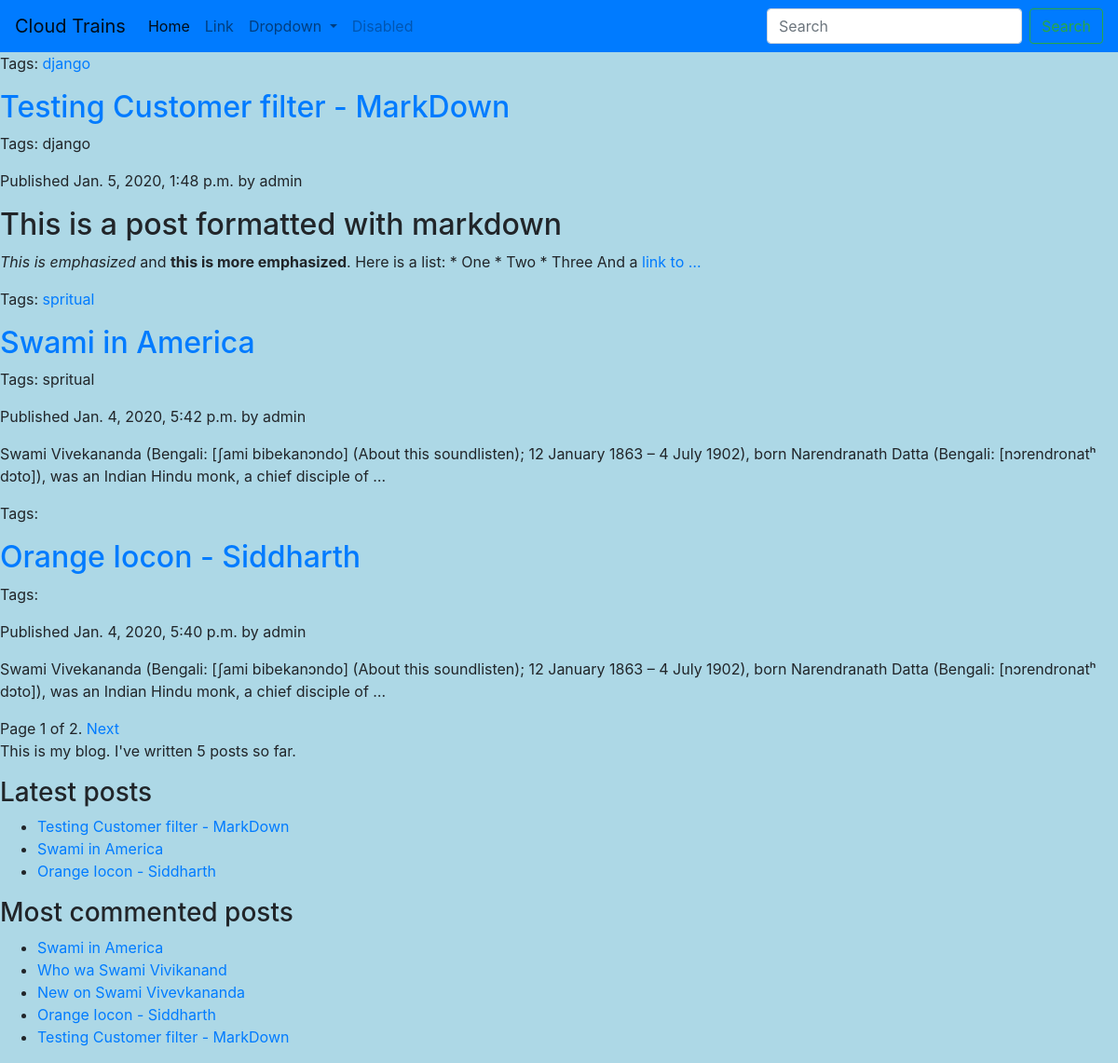
Screenshot of /blog/ with the database file from the repository.
### blog/models.py (models this page shows, shortened)
class Post(models.Model):
    tag = TaggableManager()
    objects = models.Manager()  # default Manager
    published = PublishedManager()  # Custom Manager
    def get_absolute_url(self):
        return reverse('blog:post_detail',
                       args=[self.publish.year,
                             self.publish.month,
                             self.publish.day,
                             self.slug])
    STATUS_CHOICES = (('draft', 'Draft'),
                      ('published', 'Published'),
                      )
    title = models.CharField(max_length=255)
    slug = models.SlugField(max_length=250, unique_for_date='publish')
    author = models.ForeignKey(User, on_delete=models.CASCADE,
                               related_name='blog_posts')
    body = models.TextField()
    publish = models.DateTimeField(default=timezone.now)
    created = models.DateTimeField(auto_now_add=True)
    updated = models.DateTimeField(auto_now=True)
    status = models.CharField(max_length=10,
                              choices=STATUS_CHOICES,
                              default='draft')
    deleted = models.BooleanField(default=False)
    delete_on = models.DateTimeField(null=True, blank=True)
    class Meta:
        ordering = ['-publish']
    def __str__(self):
        return self.title

### blog/views.py (the view)
# urls.py: path('', views.post_list, name='post_list'),
def post_list(request, tag_slug=None):
    posts = Post.published.all()
    tag = None
    if tag_slug:
        tag = get_object_or_404(Tag, slug=tag_slug)
        posts = posts.filter(tag__in=[tag])
    print(posts)
    paginator = Paginator(posts, 3)
    page = request.GET.get('page')
    try:
        posts = paginator.page(page)
    except PageNotAnInteger:
        posts = paginator.page(1)
    except EmptyPage:
        posts = paginator.page(paginator.num_pages)
    print('*' * 50)
    print(posts)
    return render(request, 'blog/post/list.html',
                  {'page': page,
                   'posts': posts,
                   'tag': tag})

### blog/models.py (called while the page is built)
    def get_queryset(self):
        return super(PublishedManager, self).get_queryset().filter(status='published')

### blog/templatetags/blog_tags.py (called while the page is built)
@register.simple_tag()
def total_posts():
    return Post.published.count()

@register.inclusion_tag('blog/post/latest_posts.html')
def show_latest_posts(count):
    latest_posts = Post.published.order_by('-publish')[:count]
    return {'latest_posts': latest_posts}

@register.simple_tag
def get_most_commented_posts(count=5):
    return Post.published.annotate(total_comments=Count('comments')).order_by('-total_comments')[:count]

@register.filter(name='markdown')
def markdown_format(text):
    return mark_safe(markdown.markdown(text))

### blog/templates/blog/post/list.html (shortened to what this page needs)
{% extends "blog/base.html" %}
{% load blog_tags %}
{% block content %}
    {% for post in posts %}
        <p class="tags">
            Tags:
            {% for tag in post.tag.all %}
                <a href="{% url "blog:post_list_by_tag" tag.slug %}">
                    {{ tag.name }}
                </a>
            {% endfor %}
        </p>
        <h2>
            <a href="{{ post.get_absolute_url }}">
                {{ post.title }}
            </a>
        </h2>
        <p class="tags">Tags: {{ post.tag.all|join:" ,"}}</p>
        <p class="date">
            Published {{ post.publish }} by {{ post.author }}
        </p>
        {{ post.body | markdown| truncatewords_html:30}}
    {% endfor %}
    {% include "pagination.html" with page=posts %}
{% endblock %}

### blog/templates/blog/base.html (shortened to what this page needs)
{% load static %}
{% load blog_tags %}
<!DOCTYPE html>
<html lang="en">
<head>
    <link href="https://stackpath.bootstrapcdn.com/bootstrap/4.4.1/css/bootstrap.min.css" rel="stylesheet">
    <link href="{% static 'css/blog.css' %}" rel=stylesheet>
</head>
<body>
<div id="navbar">
    <nav class="navbar navbar-expand-lg navbar-light bg-primary">
        <a class="navbar-brand" href="#">Cloud Trains</a>
        <div class="collapse navbar-collapse" id="navbarSupportedContent">
            <ul class="navbar-nav mr-auto">
                <li class="nav-item active">
                    <a class="nav-link" href="#">Home <span class="sr-only">(current)</span></a>
                </li>
                <li class="nav-item">
                    <a class="nav-link" href="#">Link</a>
                </li>
                <li class="nav-item dropdown">
                    <a class="nav-link dropdown-toggle" href="#" id="navbarDropdown" role="button"
                       data-toggle="dropdown" aria-haspopup="true" aria-expanded="false">
                        Dropdown
                    </a>
                </li>
                <li class="nav-item">
                    <a class="nav-link disabled" href="#">Disabled</a>
                </li>
            </ul>
            <form class="form-inline my-2 my-lg-0">
                <input class="form-control mr-sm-2" type="search" placeholder="Search" aria-label="Search">
                <button class="btn btn-outline-success my-2 my-sm-0" type="submit">Search</button>
            </form>
        </div>
    </nav>
</div>
<div id="content">
    {% block content %}
    {% endblock %}
</div>
<div id="sidebar">
    <p>This is my blog. I've written {% total_posts %} posts so far.</p>
    <h3>Latest posts</h3>
    {% show_latest_posts 3 %}
    <h3>Most commented posts</h3>
    {% get_most_commented_posts as most_commented_posts %}
    <ul>
        {% for post in most_commented_posts %}
            <li>
                <a href="{{ post.get_absolute_url }}">{{ post.title }}</a>
            </li>
        {% endfor %}
    </ul>
</div>
</body>
</html>

### blog/templates/blog/post/latest_posts.html
<ul>
    {% for post in latest_posts %}
        <li>
            <a href="{{ post.get_absolute_url }}">{{ post.title }}</a>
        </li>
    {% endfor %}
</ul>

### static/css/blog.css (style rules this page uses)
body { background-color: lightblue; }

### rows the page displays
Post: title "Testing Customer filter - MarkDown", tag.all "django", publish "Jan. 5, 2020, 1:48 p.m.", author "admin", body "This is a post formatted with markdown This is emphasized and this is more emphasized . Here is a list: * One * Two * Three And a link to …"
Tag: name "django"
Post: title "Swami in America", tag.all "spritual", publish "Jan. 4, 2020, 5:42 p.m.", author "admin", body "Swami Vivekananda (Bengali: [ʃami bibekanɔndo] (About this soundlisten); 12 January 1863 – 4 July 1902), born Narendranath Datta (Bengali: [nɔrendronatʰ dɔto]), was an Indian Hindu monk, a chief disciple of …"
Tag: name "spritual"
Post: title "Orange Iocon - Siddharth", publish "Jan. 4, 2020, 5:40 p.m.", author "admin", body "Swami Vivekananda (Bengali: [ʃami bibekanɔndo] (About this soundlisten); 12 January 1863 – 4 July 1902), born Narendranath Datta (Bengali: [nɔrendronatʰ dɔto]), was an Indian Hindu monk, a chief disciple of …"
Post: title "Who wa Swami Vivikanand"
Post: title "New on Swami Vivevkananda"

### other values shown
{{ page.number }} "1"
{{ page.paginator.num_pages }} "2"
